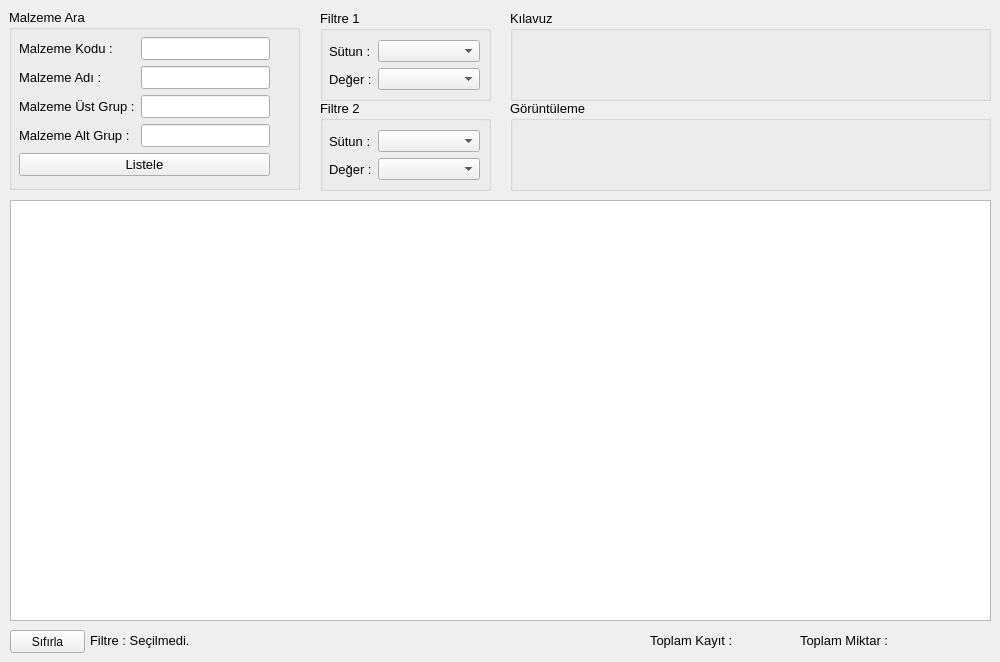
<?xml version="1.0" encoding="UTF-8"?>
<ui version="4.0">
 <class>FormStock</class>
 <widget class="QWidget" name="FormStock">
  <property name="geometry">
   <rect>
    <x>0</x>
    <y>0</y>
    <width>1000</width>
    <height>662</height>
   </rect>
  </property>
  <property name="windowTitle">
   <string>Form</string>
  </property>
  <widget class="QTableWidget" name="table_stock">
   <property name="geometry">
    <rect>
     <x>10</x>
     <y>200</y>
     <width>981</width>
     <height>421</height>
    </rect>
   </property>
   <property name="frameShape">
    <enum>QFrame::StyledPanel</enum>
   </property>
   <property name="sizeAdjustPolicy">
    <enum>QAbstractScrollArea::AdjustIgnored</enum>
   </property>
   <property name="alternatingRowColors">
    <bool>true</bool>
   </property>
   <property name="selectionBehavior">
    <enum>QAbstractItemView::SelectRows</enum>
   </property>
   <property name="textElideMode">
    <enum>Qt::ElideLeft</enum>
   </property>
   <property name="gridStyle">
    <enum>Qt::SolidLine</enum>
   </property>
   <property name="sortingEnabled">
    <bool>true</bool>
   </property>
   <attribute name="horizontalHeaderVisible">
    <bool>true</bool>
   </attribute>
   <attribute name="verticalHeaderVisible">
    <bool>false</bool>
   </attribute>
   <attribute name="verticalHeaderShowSortIndicator" stdset="0">
    <bool>false</bool>
   </attribute>
  </widget>
  <widget class="QGroupBox" name="groupBox">
   <property name="geometry">
    <rect>
     <x>9</x>
     <y>9</y>
     <width>291</width>
     <height>181</height>
    </rect>
   </property>
   <property name="font">
    <font>
     <pointsize>10</pointsize>
     <weight>50</weight>
     <bold>false</bold>
    </font>
   </property>
   <property name="title">
    <string>Malzeme Ara</string>
   </property>
   <widget class="QWidget" name="formLayoutWidget">
    <property name="geometry">
     <rect>
      <x>10</x>
      <y>28</y>
      <width>251</width>
      <height>153</height>
     </rect>
    </property>
    <layout class="QFormLayout" name="formLayout">
     <item row="0" column="0">
      <widget class="QLabel" name="lbl_productCode">
       <property name="font">
        <font>
         <pointsize>10</pointsize>
         <weight>50</weight>
         <bold>false</bold>
        </font>
       </property>
       <property name="text">
        <string>Malzeme Kodu :</string>
       </property>
      </widget>
     </item>
     <item row="1" column="0">
      <widget class="QLabel" name="lbl_productName">
       <property name="font">
        <font>
         <pointsize>10</pointsize>
         <weight>50</weight>
         <bold>false</bold>
        </font>
       </property>
       <property name="text">
        <string>Malzeme Adı :</string>
       </property>
      </widget>
     </item>
     <item row="0" column="1">
      <widget class="QLineEdit" name="txt_productCode"/>
     </item>
     <item row="1" column="1">
      <widget class="QLineEdit" name="txt_productName"/>
     </item>
     <item row="2" column="0">
      <widget class="QLabel" name="lbl_productMainGroup">
       <property name="font">
        <font>
         <pointsize>10</pointsize>
         <weight>50</weight>
         <bold>false</bold>
        </font>
       </property>
       <property name="text">
        <string>Malzeme Üst Grup :</string>
       </property>
      </widget>
     </item>
     <item row="3" column="0">
      <widget class="QLabel" name="lbl_productSecondGroup">
       <property name="font">
        <font>
         <pointsize>10</pointsize>
         <weight>50</weight>
         <bold>false</bold>
        </font>
       </property>
       <property name="text">
        <string>Malzeme Alt Grup :</string>
       </property>
      </widget>
     </item>
     <item row="2" column="1">
      <widget class="QLineEdit" name="txt_productMainGroup"/>
     </item>
     <item row="3" column="1">
      <widget class="QLineEdit" name="txt_productSecondGroup"/>
     </item>
     <item row="4" column="0" colspan="2">
      <widget class="QPushButton" name="btn_list">
       <property name="font">
        <font>
         <pointsize>10</pointsize>
         <weight>50</weight>
         <bold>false</bold>
        </font>
       </property>
       <property name="text">
        <string>Listele</string>
       </property>
      </widget>
     </item>
    </layout>
   </widget>
  </widget>
  <widget class="QGroupBox" name="gBox_Filter1">
   <property name="geometry">
    <rect>
     <x>320</x>
     <y>10</y>
     <width>171</width>
     <height>91</height>
    </rect>
   </property>
   <property name="font">
    <font>
     <pointsize>10</pointsize>
    </font>
   </property>
   <property name="title">
    <string>Filtre 1</string>
   </property>
   <widget class="QWidget" name="formLayoutWidget_3">
    <property name="geometry">
     <rect>
      <x>9</x>
      <y>30</y>
      <width>151</width>
      <height>51</height>
     </rect>
    </property>
    <layout class="QFormLayout" name="formLayout_3">
     <item row="0" column="0">
      <widget class="QLabel" name="label_9">
       <property name="font">
        <font>
         <pointsize>10</pointsize>
        </font>
       </property>
       <property name="text">
        <string>Sütun :</string>
       </property>
      </widget>
     </item>
     <item row="0" column="1">
      <widget class="QComboBox" name="cb_columnFilter1">
       <property name="sizePolicy">
        <sizepolicy hsizetype="Preferred" vsizetype="Fixed">
         <horstretch>0</horstretch>
         <verstretch>0</verstretch>
        </sizepolicy>
       </property>
       <property name="font">
        <font>
         <pointsize>8</pointsize>
        </font>
       </property>
      </widget>
     </item>
     <item row="1" column="0">
      <widget class="QLabel" name="label_10">
       <property name="font">
        <font>
         <pointsize>10</pointsize>
        </font>
       </property>
       <property name="text">
        <string>Değer :</string>
       </property>
      </widget>
     </item>
     <item row="1" column="1">
      <widget class="QComboBox" name="cb_rowFilter1">
       <property name="font">
        <font>
         <pointsize>8</pointsize>
        </font>
       </property>
      </widget>
     </item>
    </layout>
   </widget>
  </widget>
  <widget class="QGroupBox" name="gBox_Filter2">
   <property name="geometry">
    <rect>
     <x>320</x>
     <y>100</y>
     <width>171</width>
     <height>91</height>
    </rect>
   </property>
   <property name="font">
    <font>
     <pointsize>10</pointsize>
    </font>
   </property>
   <property name="title">
    <string>Filtre 2</string>
   </property>
   <widget class="QWidget" name="formLayoutWidget_5">
    <property name="geometry">
     <rect>
      <x>9</x>
      <y>30</y>
      <width>151</width>
      <height>51</height>
     </rect>
    </property>
    <layout class="QFormLayout" name="formLayout_5">
     <item row="0" column="0">
      <widget class="QLabel" name="label_15">
       <property name="font">
        <font>
         <pointsize>10</pointsize>
        </font>
       </property>
       <property name="text">
        <string>Sütun :</string>
       </property>
      </widget>
     </item>
     <item row="0" column="1">
      <widget class="QComboBox" name="cb_columnFilter2">
       <property name="sizePolicy">
        <sizepolicy hsizetype="Preferred" vsizetype="Fixed">
         <horstretch>0</horstretch>
         <verstretch>0</verstretch>
        </sizepolicy>
       </property>
       <property name="font">
        <font>
         <pointsize>8</pointsize>
        </font>
       </property>
      </widget>
     </item>
     <item row="1" column="0">
      <widget class="QLabel" name="label_16">
       <property name="font">
        <font>
         <pointsize>10</pointsize>
        </font>
       </property>
       <property name="text">
        <string>Değer :</string>
       </property>
      </widget>
     </item>
     <item row="1" column="1">
      <widget class="QComboBox" name="cb_rowFilter2">
       <property name="font">
        <font>
         <pointsize>8</pointsize>
        </font>
       </property>
      </widget>
     </item>
    </layout>
   </widget>
  </widget>
  <widget class="QGroupBox" name="gBox_displaySettings">
   <property name="geometry">
    <rect>
     <x>510</x>
     <y>100</y>
     <width>481</width>
     <height>91</height>
    </rect>
   </property>
   <property name="font">
    <font>
     <pointsize>10</pointsize>
    </font>
   </property>
   <property name="title">
    <string>Görüntüleme</string>
   </property>
   <widget class="QWidget" name="gridLayoutWidget">
    <property name="geometry">
     <rect>
      <x>10</x>
      <y>30</y>
      <width>441</width>
      <height>54</height>
     </rect>
    </property>
    <layout class="QGridLayout" name="gridLayout_displaySettings"/>
   </widget>
  </widget>
  <widget class="QGroupBox" name="gBox_stokManageGuide">
   <property name="geometry">
    <rect>
     <x>510</x>
     <y>10</y>
     <width>481</width>
     <height>91</height>
    </rect>
   </property>
   <property name="font">
    <font>
     <pointsize>10</pointsize>
    </font>
   </property>
   <property name="title">
    <string>Kılavuz</string>
   </property>
  </widget>
  <widget class="QLabel" name="lbl_filters">
   <property name="geometry">
    <rect>
     <x>90</x>
     <y>630</y>
     <width>381</width>
     <height>20</height>
    </rect>
   </property>
   <property name="font">
    <font>
     <pointsize>10</pointsize>
    </font>
   </property>
   <property name="text">
    <string>Filtre : Seçilmedi.</string>
   </property>
  </widget>
  <widget class="QPushButton" name="btn_refreshFilters">
   <property name="geometry">
    <rect>
     <x>10</x>
     <y>630</y>
     <width>75</width>
     <height>23</height>
    </rect>
   </property>
   <property name="text">
    <string>Sıfırla</string>
   </property>
  </widget>
  <widget class="QLabel" name="lbl_totalRecord">
   <property name="geometry">
    <rect>
     <x>650</x>
     <y>630</y>
     <width>121</width>
     <height>20</height>
    </rect>
   </property>
   <property name="font">
    <font>
     <pointsize>10</pointsize>
    </font>
   </property>
   <property name="text">
    <string>Toplam Kayıt : </string>
   </property>
  </widget>
  <widget class="QLabel" name="lbl_totalAmount">
   <property name="geometry">
    <rect>
     <x>800</x>
     <y>630</y>
     <width>191</width>
     <height>20</height>
    </rect>
   </property>
   <property name="font">
    <font>
     <pointsize>10</pointsize>
    </font>
   </property>
   <property name="text">
    <string>Toplam Miktar : </string>
   </property>
  </widget>
 </widget>
 <resources/>
 <connections/>
</ui>
